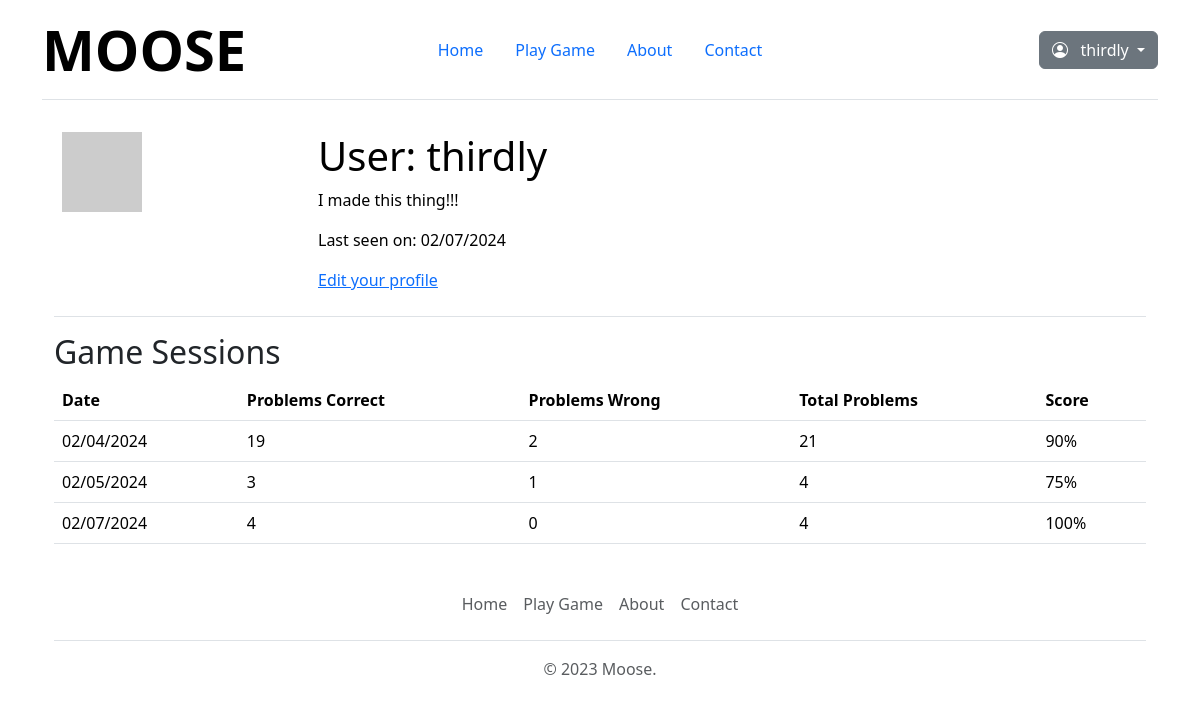
The app's page /user/thirdly (signed in), older data.
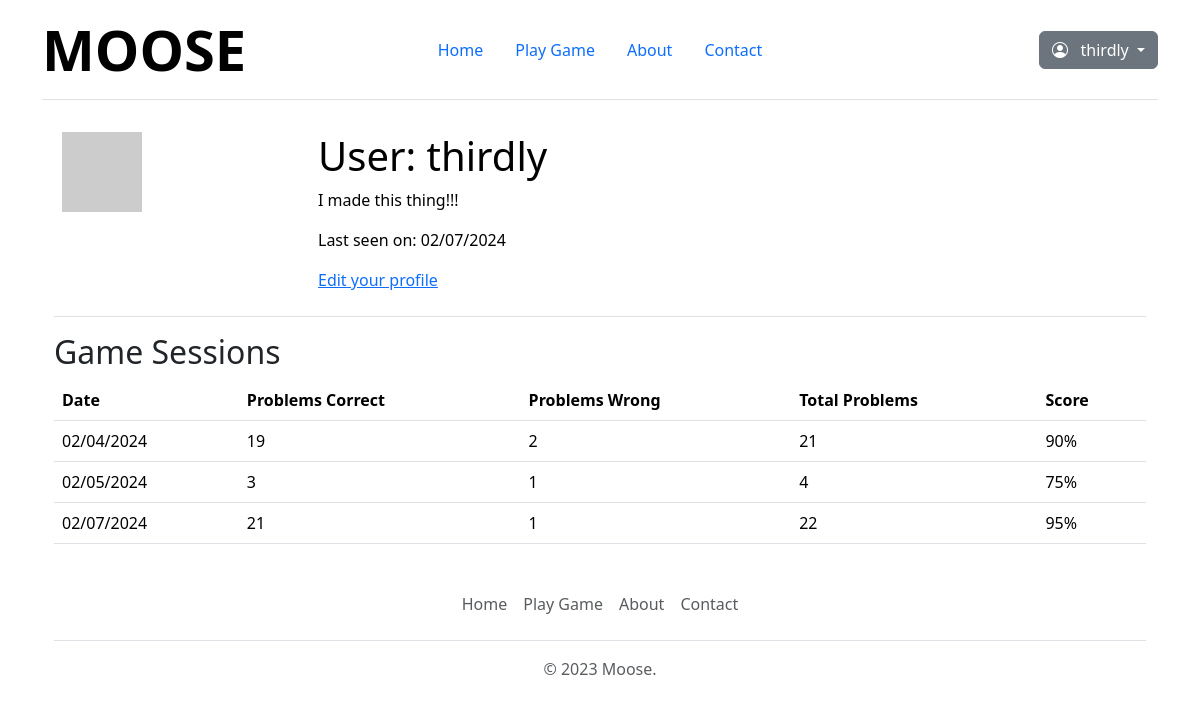
The same page, newer data.
### app/models.py (models this page shows, shortened)
class User(UserMixin, db.Model):
    id: so.Mapped[int] = so.mapped_column(primary_key=True)
    username: so.Mapped[str] = so.mapped_column(
        sa.String(64), index=True, unique=True
    )
    email: so.Mapped[str] = so.mapped_column(
        sa.String(120), index=True, unique=True
    )
    password_hash: so.Mapped[Optional[str]] = so.mapped_column(sa.String(256))
    about_me: so.Mapped[Optional[str]] = so.mapped_column(sa.String(140))
    last_seen: so.Mapped[Optional[datetime]] = so.mapped_column(
        default=lambda: datetime.now(timezone.utc)
    )
    posts: so.WriteOnlyMapped["Post"] = so.relationship(
        back_populates="author"
    )
    def avatar(self, size):
        digest = md5(self.email.lower().encode("utf-8")).hexdigest()
        return f"https://www.gravatar.com/avatar/{digest}?d=identicon&s={size}"
    game_sessions = db.relationship(
        "GameSession", backref="user", lazy="dynamic"
    )

class GameSession(db.Model):
    id = so.mapped_column(sa.Integer, primary_key=True)
    user_id = so.mapped_column(
        sa.Integer, sa.ForeignKey("user.id"), index=True
    )
    session_date = so.mapped_column(
        sa.Date, default=datetime.now(timezone.utc), index=True
    )
    total_problems = so.mapped_column(sa.Integer)
    problems_correct = so.mapped_column(sa.Integer)
    problems_wrong = so.mapped_column(sa.Integer)
    details = so.relationship(
        "GameDetail", back_populates="session", lazy=True
    )

### app/routes.py (the view)
@app.route("/user/<username>")
@login_required
def user(username):
    user = User.query.filter_by(username=username).first_or_404()
    game_sessions = user.game_sessions.order_by(
        GameSession.session_date.desc()
    )
    return render_template("user.html", user=user, game_sessions=game_sessions)

### app/models.py (called while the page is built)
@login.user_loader
def load_user(id):
    return db.session.get(User, int(id))

### app/routes.py (called while the page is built)
@app.before_request
def before_request():
    if current_user.is_authenticated:
        current_user.last_seen = datetime.now(timezone.utc)
        db.session.commit()

### app/templates/user.html
{% extends "base.html" %} {% block content %}
<table class="table table-hover">
  <tr>
    <td width="256px"><img src="{{ user.avatar(256) }}" /></td>
    <td>
      <h1>User: {{ user.username }}</h1>
      {% if user.about_me %}
      <p>{{ user.about_me }}</p>
      {% endif %} {% if user.last_seen %}
      <p>Last seen on: {{ user.last_seen.strftime('%m/%d/%Y') }}</p>
      {% endif %} {% if user == current_user %}
      <p><a href="{{ url_for('edit_profile') }}">Edit your profile</a></p>
      {% endif %}
    </td>
  </tr>
</table>
<h2>Game Sessions</h2>
{% if user.game_sessions %}
<table class="table">
  <thead>
    <tr>
      <th>Date</th>
      <th>Problems Correct</th>
      <th>Problems Wrong</th>
      <th>Total Problems</th>
      <th>Score</th>
    </tr>
  </thead>
  <tbody>
    {% for session in user.game_sessions %}
    <tr>
      <td>{{ session.session_date.strftime('%m/%d/%Y') }}</td>
      <td>{{ session.problems_correct }}</td>
      <td>{{ session.problems_wrong }}</td>
      <td>{{ session.total_problems }}</td>
      <td>
        {{ ((session.problems_correct / session.total_problems) * 100)
        |round|int }}%
      </td>
    </tr>
    {% endfor %}
  </tbody>
</table>
{% else %}
<p>No game sessions found.</p>
{% endif %} {% endblock %}

### app/templates/base.html (shortened to what this page needs)
<!DOCTYPE html>
<html>
  <head>
    <link href="/static/dist/css/bootstrap.min.css" rel="stylesheet" />
    <link
      rel="stylesheet"
      href="https://cdn.jsdelivr.net/npm/bootstrap-icons@1.11.3/font/bootstrap-icons.min.css"
    />
    <link
      rel="stylesheet"
      href="{{ url_for('static', filename='css/style.css') }}"
    />
    <link href="/static/css/headers.css" rel="stylesheet" />
  </head>
  <body>
    <div class="container">
      <nav
        class="d-flex flex-wrap align-items-center justify-content-center justify-content-md-between py-3 mb-4 border-bottom"
      >
        <div class="col-md-3 mb-2 mb-md-0">
          <a
            href="/"
            class="d-inline-flex link-body-emphasis text-decoration-none"
          >
            <span class="display-4 fw-bold">MOOSE</span>
          </a>
        </div>
        <ul
          class="nav nav-pills col-12 col-md-auto mb-2 justify-content-center mb-md-0"
        >
          <li>
            <a
              href="{{ url_for('index') }}"
              class="nav-link{% if request.path == url_for('index') %} active{% endif %}"
              aria-current="page"
              >Home</a
            >
          </li>
          <li>
            <a
              href="{{ url_for('game') }}"
              class="nav-link{% if request.path == url_for('game') %} active{% endif %}"
              aria-current="page"
              >Play Game</a
            >
          </li>
          <li>
            <a
              href="{{ url_for('about') }}"
              class="nav-link{% if request.path == url_for('about') %} active{% endif %}"
              aria-current="page"
              >About</a
            >
          </li>
          <li>
            <a
              href="{{ url_for('contact') }}"
              class="nav-link{% if request.path == url_for('contact') %} active{% endif %}"
              aria-current="page"
              >Contact</a
            >
          </li>
        </ul>
        <div class="col-md-3 text-end">
          {% if current_user.is_anonymous %}
          <ul
            class="nav nav-pills col-12 col-md-auto mb-2 justify-content-end mb-md-0"
          >
            <li>
              <a
                href="{{ url_for('login') }}"
                class="nav-link{% if request.path == url_for('login') %} active{% endif %}"
                aria-current="page"
                >Login</a
              >
            </li>
            <li>
              <a
                href="{{ url_for('register') }}"
                class="nav-link{% if request.path == url_for('register') %} active{% endif %}"
                aria-current="page"
                >Register</a
              >
            </li>
          </ul>
          {% else %}
          <div class="dropdown">
            <a
              class="btn btn-secondary dropdown-toggle"
              href="#"
              role="button"
              id="dropdownMenuLink"
              data-bs-toggle="dropdown"
              aria-expanded="false"
            >
              <i class="bi bi-person-circle"></i> &nbsp; {{
              current_user.username }}
            </a>
          </div>
          {% endif %}
        </div>
      </nav>
      <main class="container">{% block content %}{% endblock %}</main>
      <div class="container">
        <footer class="py-3 my-4">
          <ul class="nav justify-content-center border-bottom pb-3 mb-3">
            <li class="nav-item">
              <a
                href="{{ url_for('index') }}"
                class="nav-link px-2 text-body-secondary"
                >Home</a
              >
            </li>
            <li class="nav-item">
              <a
                href="{{ url_for('game') }}"
                class="nav-link px-2 text-body-secondary"
                >Play Game</a
              >
            </li>
            <li class="nav-item">
              <a
                href="{{ url_for('about') }}"
                class="nav-link px-2 text-body-secondary"
                >About</a
              >
            </li>
            <li class="nav-item">
              <a
                href="{{ url_for('contact') }}"
                class="nav-link px-2 text-body-secondary"
                >Contact</a
              >
            </li>
          </ul>
          <p class="text-center text-body-secondary">&copy; 2023 Moose.</p>
        </footer>
      </div>
    </div>
  </body>
</html>

Row changes from the older to the newer data that the page shows:
changed GameSession (number 3 of 3 on the later page): problems_correct "4" → "21"; problems_wrong "0" → "1"; total_problems "4" → "22"; problems_correct+total_problems "100" → "95"
